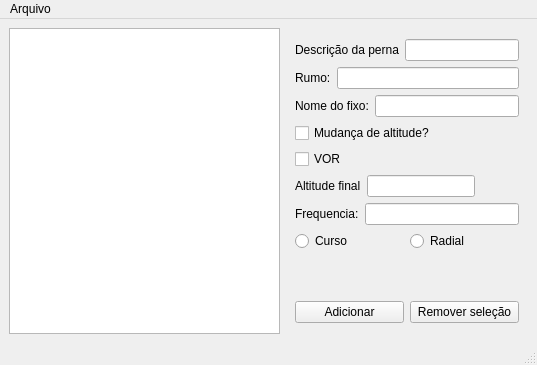
<?xml version="1.0" encoding="UTF-8"?>
<ui version="4.0">
 <class>MainWindow</class>
 <widget class="QMainWindow" name="MainWindow">
  <property name="geometry">
   <rect>
    <x>0</x>
    <y>0</y>
    <width>537</width>
    <height>365</height>
   </rect>
  </property>
  <property name="windowTitle">
   <string>MainWindow</string>
  </property>
  <widget class="QWidget" name="centralwidget">
   <property name="enabled">
    <bool>true</bool>
   </property>
   <property name="mouseTracking">
    <bool>false</bool>
   </property>
   <layout class="QHBoxLayout" name="horizontalLayout_8">
    <item>
     <widget class="QTableWidget" name="tb_pernas"/>
    </item>
    <item>
     <widget class="QWidget" name="widget" native="true">
      <property name="maximumSize">
       <size>
        <width>242</width>
        <height>302</height>
       </size>
      </property>
      <layout class="QVBoxLayout" name="verticalLayout">
       <item>
        <layout class="QHBoxLayout" name="horizontalLayout">
         <item>
          <widget class="QLabel" name="label">
           <property name="text">
            <string>Descrição da perna</string>
           </property>
          </widget>
         </item>
         <item>
          <widget class="QLineEdit" name="txt_desc"/>
         </item>
        </layout>
       </item>
       <item>
        <layout class="QHBoxLayout" name="horizontalLayout_3">
         <item>
          <widget class="QLabel" name="label_2">
           <property name="text">
            <string>Rumo:</string>
           </property>
          </widget>
         </item>
         <item>
          <widget class="QLineEdit" name="txt_rumo"/>
         </item>
        </layout>
       </item>
       <item>
        <layout class="QHBoxLayout" name="horizontalLayout_4">
         <item>
          <widget class="QLabel" name="label_3">
           <property name="text">
            <string>Nome do fixo:</string>
           </property>
          </widget>
         </item>
         <item>
          <widget class="QLineEdit" name="txt_fixo"/>
         </item>
        </layout>
       </item>
       <item>
        <widget class="QCheckBox" name="chk_alt">
         <property name="text">
          <string>Mudança de altitude?</string>
         </property>
        </widget>
       </item>
       <item>
        <widget class="QCheckBox" name="chk_vor">
         <property name="text">
          <string>VOR</string>
         </property>
        </widget>
       </item>
       <item>
        <layout class="QHBoxLayout" name="horizontalLayout_2">
         <item>
          <widget class="QLabel" name="label_alt">
           <property name="text">
            <string>Altitude final</string>
           </property>
          </widget>
         </item>
         <item>
          <widget class="QLineEdit" name="txt_alt"/>
         </item>
         <item>
          <spacer name="horizontalSpacer">
           <property name="orientation">
            <enum>Qt::Horizontal</enum>
           </property>
           <property name="sizeHint" stdset="0">
            <size>
             <width>40</width>
             <height>20</height>
            </size>
           </property>
          </spacer>
         </item>
        </layout>
       </item>
       <item>
        <layout class="QHBoxLayout" name="horizontalLayout_5">
         <item>
          <widget class="QLabel" name="lbl_freq">
           <property name="text">
            <string>Frequencia:</string>
           </property>
          </widget>
         </item>
         <item>
          <widget class="QLineEdit" name="txt_freq"/>
         </item>
        </layout>
       </item>
       <item>
        <layout class="QHBoxLayout" name="horizontalLayout_6">
         <item>
          <widget class="QRadioButton" name="radio_curso">
           <property name="text">
            <string>Curso</string>
           </property>
          </widget>
         </item>
         <item>
          <widget class="QRadioButton" name="radio_radial">
           <property name="text">
            <string>Radial</string>
           </property>
          </widget>
         </item>
        </layout>
       </item>
       <item>
        <spacer name="verticalSpacer">
         <property name="orientation">
          <enum>Qt::Vertical</enum>
         </property>
         <property name="sizeHint" stdset="0">
          <size>
           <width>20</width>
           <height>40</height>
          </size>
         </property>
        </spacer>
       </item>
       <item>
        <layout class="QHBoxLayout" name="horizontalLayout_7">
         <item>
          <widget class="QPushButton" name="pushButton">
           <property name="text">
            <string>Adicionar</string>
           </property>
          </widget>
         </item>
         <item>
          <widget class="QPushButton" name="btn_remover">
           <property name="text">
            <string>Remover seleção</string>
           </property>
          </widget>
         </item>
        </layout>
       </item>
      </layout>
     </widget>
    </item>
   </layout>
  </widget>
  <widget class="QMenuBar" name="menubar">
   <property name="geometry">
    <rect>
     <x>0</x>
     <y>0</y>
     <width>537</width>
     <height>22</height>
    </rect>
   </property>
   <widget class="QMenu" name="menuArquivo">
    <property name="title">
     <string>Arquivo</string>
    </property>
    <addaction name="actionSalvar_como"/>
    <addaction name="actionAbrir"/>
   </widget>
   <addaction name="menuArquivo"/>
  </widget>
  <widget class="QStatusBar" name="statusbar"/>
  <action name="actionSalvar_como">
   <property name="text">
    <string>Salvar como</string>
   </property>
  </action>
  <action name="actionAbrir">
   <property name="text">
    <string>Abrir</string>
   </property>
  </action>
 </widget>
 <resources/>
 <connections/>
</ui>
